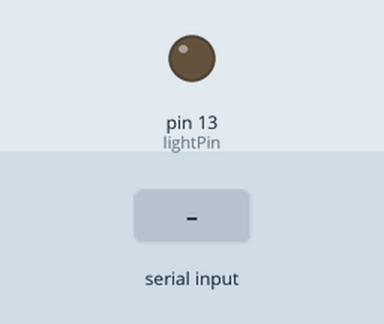
Recording of a sketch running on a simulated Arduino Uno, built with avr-gcc and run on an emulated ATmega328P. Parts: output pins drawn as LEDs (lit = HIGH). The inputs (shaded band) are chosen by the test bench.

Above: at 1.2 s.
1.3 s: "-" received over Serial
At 2.8 s:
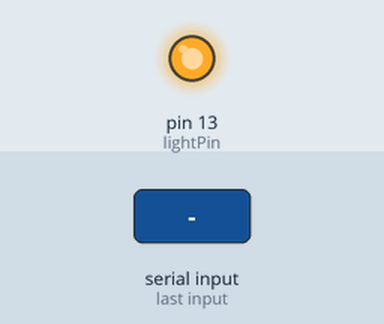
Timing chart, 0 to 4.5 s (numbered marks = the images above; inputs shaded):
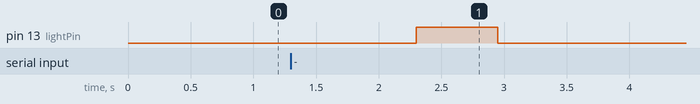

Measured:
- after the input at 1.3 s, pin 13 (lightPin): LOW → HIGH after 1.0 s, → LOW 0.65 s later

The sketch:

MorsePrinter.ino
```cpp
int lightPin = 13;

void setup() {
  // put your setup code here, to run once:
  pinMode(lightPin, OUTPUT);
  digitalWrite(lightPin, LOW);
  Serial.begin(9600);
}

void loop() {
  // put your main code here, to run repeatedly:
  if (Serial.available()) {
    String input = Serial.readString();
    String morse = filterMorse(input);
    showMorse(morse);
  }
}

String filterMorse(String input) {
  int inputLength = input.length();
  String outputString = "";

  for (int i = 0; i < inputLength; i++) {
    char c = input[i];
    if (c == '-' || c == '.') {
      outputString += c;
    }
  }

  return outputString;
}

void showMorse(String morse) {
  int morseLength = morse.length();

  for (int i = 0; i < morseLength; i++) {
    char c = morse[i];

    digitalWrite(lightPin, HIGH);

    if (c == '-') {
      //show long dah
      delay(650);
    } else {
      delay(250);
    }

    digitalWrite(lightPin, LOW);
    delay(200);
  }
}
```
